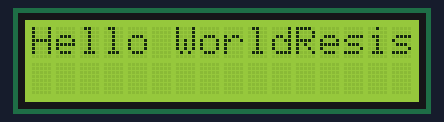
The sketch below on a simulated Arduino Uno, built with avr-gcc and run on an emulated ATmega328P. Shown: 16×2 character LCD.

Above: at 0.1 s.
At 1.1 s:
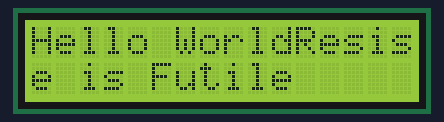
At 2.1 s:
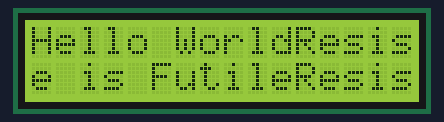
At 3.1 s:
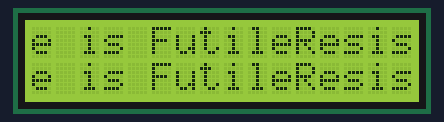

The sketch:

lcd1.ino
```cpp
// Load the LiquidCrystal library, which will give us
// commands to interface to the LCD:
#include <LiquidCrystal.h>
// Initialize the library with the pins we're using.
LiquidCrystal lcd(12,11,5,4,3,2);
void setup()
{
  // begin lcd of this particular size
  lcd.begin(16, 2);
  // Data sent to the display will stay there until it's
  // overwritten or power is removed.
  lcd.clear();
  // Now we'll display a message on the LCD!
  lcd.print("Hello World");
}
void loop()
{
  lcd.print("Resistance is Futile");

  //wait a bit before taking another reading
  delay(1000);
}
```

Measured:
- what the display in image 1 shows lasts 1.0 s, from 1.1 s to 2.1 s
